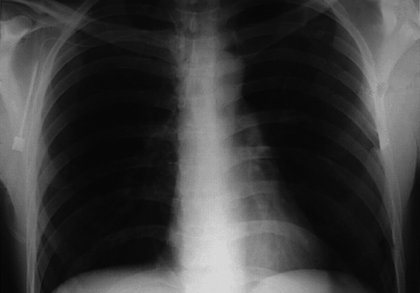
%> input picture project8_JOAO_GUEDES/chestXray.tif, 420 x 293 px, shrunk from 720 x 503 before the run
$ octave main_c.m   (GNU Octave 9; MATLAB toolbox functions it lacks are replaced by stand-ins)
%> lines starting %> are read from the running program, lines starting %| are printed output that depends on the picture
### project8_JOAO_GUEDES/toDouble01.m
% Converte uma imagem para double no intervalo [0,1]
function f = toDouble01(img)

originalClass = class(img);

if ismatrix(img)
    imgDouble = double(img);
end

% Ajustar a faixa de valores conforme a classe original
switch originalClass

    case 'uint8'
        f = imgDouble / 255;

    case 'uint16'
        f = imgDouble / 65535;

    case 'logical'
        % Imagem já possui valores 0 e 1
        f = imgDouble;

    otherwise
        % Tratamento para imagens single ou double
        minimumValue = min(imgDouble(:));
        maximumValue = max(imgDouble(:));

        % Verificar se a imagem já está no intervalo [0,1]
        if minimumValue >= 0 && maximumValue <= 1

            f = imgDouble;

            % Normalização para [0,1]
        elseif maximumValue > minimumValue

            f = (imgDouble - minimumValue) / (maximumValue - minimumValue);

        else
            % Imagem constante: evita divisão por zero
            f = zeros(size(imgDouble));
        end
end
end

### project8_JOAO_GUEDES/highEnphasisFilt.m
% Aplica filtragem de alta ênfase
function [H, HFE, Fbefore, Fafter] = highEnphasisFilt(a, b, f, type, show)

% Entradas:
%   a     - offset aplicado a todas as frequências
%   b     - multiplicador da componente passa-alta
%   f     - imagem de entrada
%   type  - 'ideal', 'btw' ou 'gaussian'
%   show  - true para exibir o filtro; false caso contrário

% Saídas:
%   H       - imagem filtrada
%   HFE     - função de transferência da alta ênfase
%   Fbefore - espectro centralizado da imagem original
%   Fafter  - espectro centralizado após a filtragem

    show = logical(show);

    % Conversão da imagem
    fDouble = toDouble01(f);

    [M, N] = size(fDouble);

    % Parâmetros

    % A assinatura solicitada não possui D0 nem n, então usa-se 10% da maior dimensão da imagem

    D0 = max(1, round(0.10 * max(M, N)));
    order = 2;

    % Filtro passa-baixa
    HLP = lpfilt(type, M, N, D0, order);

    % Filtro passa-alta
    HHP = 1 - HLP;

    % Filtro de alta ênfase
    HFE = a + b * HHP;

    % Transformada da imagem e centralização
    F = fft2(fDouble);
    Fbefore = fftShift2D(F);

    % Filtragem
    Fafter = HFE .* Fbefore;

    % Desfazer a centralização
    FafterUnshifted = ifftShift2D(Fafter);

    % Transformada inversa
    H = real(ifft2(FafterUnshifted));

    % Visualização do filtro
    if show
        plotStep = max(1, floor(min(M, N) / 100));

        figure('Name', 'Filtro de alta enfase');

        subplot(1, 2, 1);
        imagesc(HFE);
        axis image;
        colorbar;
        title(sprintf(['Alta enfase - 2D\n', ...
            'a=%.2f, b=%.2f, D0=%d, tipo=%s'], ...
            a, b, D0, type));
        xlabel('v');
        ylabel('u');

        subplot(1, 2, 2);
        mesh(HFE(1:plotStep:end, 1:plotStep:end));
        axis tight;
        title('Alta enfase - 3D');
        xlabel('v');
        ylabel('u');
        zlabel('H_{HFE}(u,v)');
    end
end

### project8_JOAO_GUEDES/lpfilt.m
% Constrói um filtro passa-baixa 2D
function H = lpfilt(type, M, N, D0, n)
% type:
%   'ideal'    -> passa-baixa ideal
%   'btw'      -> passa-baixa Butterworth
%   'gaussian' -> passa-baixa Gaussiano

% M, N: dimensões do filtro
% D0: raio de corte
% n: ordem do Butterworth

type = lower(char(type));

H = zeros(M, N);

% Posição do termo DC após a centralização
centerRow = floor(M / 2) + 1;
centerColumn = floor(N / 2) + 1;

for u = 1:M
    for v = 1:N

        deltaU = u - centerRow;
        deltaV = v - centerColumn;

        % Distância radial até o centro
        D = sqrt(deltaU^2 + deltaV^2);

        switch type
            case 'ideal'
                if D <= D0
                    H(u, v) = 1;
                else
                    H(u, v) = 0;
                end

            case {'btw', 'butterworth'}
                H(u, v) = 1 / ...
                    (1 + (D / D0)^(2 * n));

            case {'gaussian', 'gauss'}
                H(u, v) = exp(-(D^2) / (2 * D0^2));

            otherwise
                error('Tipo de filtro inválido');
        end
    end
end
end

### project8_JOAO_GUEDES/fftShift2D.m
% Centraliza uma matriz 2D
function shifted = fftShift2D(input)

    [M, N] = size(input);

    middleRow = ceil(M / 2);
    middleColumn = ceil(N / 2);

    rowOrder = [middleRow + 1:M, 1:middleRow];
    columnOrder = [middleColumn + 1:N, 1:middleColumn];

    shifted = input(rowOrder, columnOrder);
end

### project8_JOAO_GUEDES/ifftShift2D.m
% Desfaz a centralização de uma matriz 2D
function unshifted = ifftShift2D(input)

    [M, N] = size(input);

    middleRow = floor(M / 2);
    middleColumn = floor(N / 2);

    rowOrder = [middleRow + 1:M, 1:middleRow];
    columnOrder = [middleColumn + 1:N, 1:middleColumn];

    unshifted = input(rowOrder, columnOrder);
end

### project8_JOAO_GUEDES/main_c.m
clear;
close all;
clc;

% Leitura da imagem
inputImage = imread('chestXray.tif');
%> inputImage is the input picture: size 293x420 uint8; min 5, max 219, mean 59.9

% Conversão para tons de cinza em [0,1]
f = toDouble01(inputImage);

[M, N] = size(f);
%> M = 293; N = 420

% Parâmetros de alta ênfase

a = 0.5;
b = 0.75;
type = 'gaussian';
showFilter = true;

% Aplicação do filtro de alta ênfase
[filteredImage, HFE, spectrumBefore, spectrumAfter] = highEnphasisFilt(a, b, f, type, showFilter);
%> after the loop in lpfilt, `for u = 1:M`:
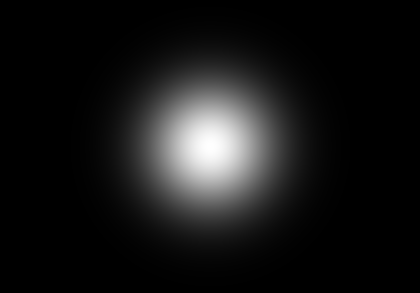
%> H: size 293x420 double; min 8.86e-09, max 1, mean 0.09
%> in highEnphasisFilt, `H = real(ifft2(FafterUnshifted));`:
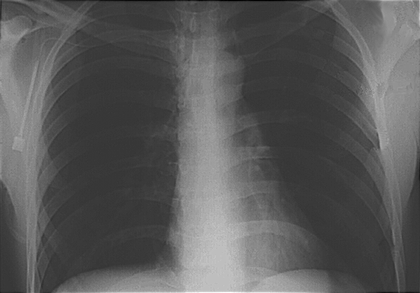
%> H: size 293x420 double; min -0.155, max 0.616, mean 0.117; drawn with min black and max white
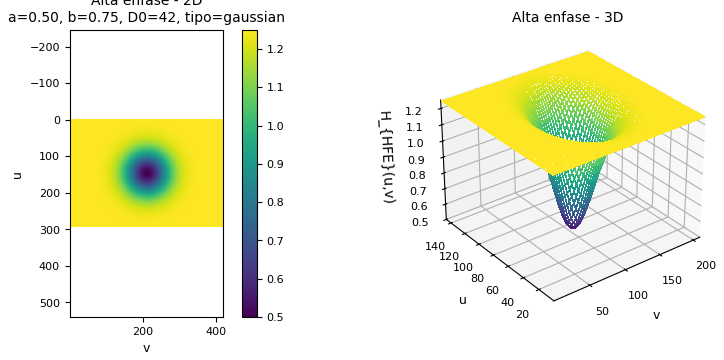
%> figure redrawn from the program's plot data, 2 panels
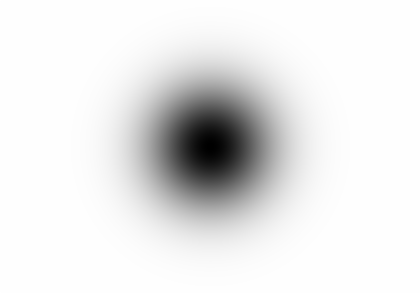
%> HFE: size 293x420 double; min 0.5, max 1.25, mean 1.18; drawn with min black and max white

% Normalização da imagem filtrada
%> (the run ends here)

$ run again, with project8_JOAO_GUEDES/woman.tif copied over project8_JOAO_GUEDES/chestXray.tif
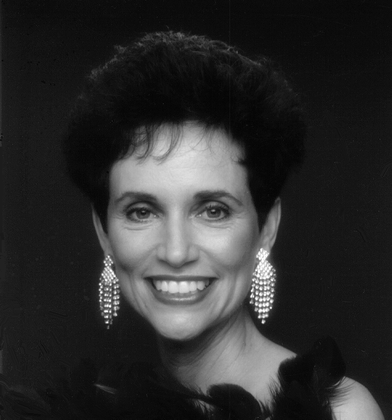
%> input picture project8_JOAO_GUEDES/woman.tif, 392 x 420 px, shrunk from 732 x 785 before the run
%> inputImage is the input picture: size 420x392 uint8; min 3, max 255, mean 46.4
%> after the loop in lpfilt, `for u = 1:M`:
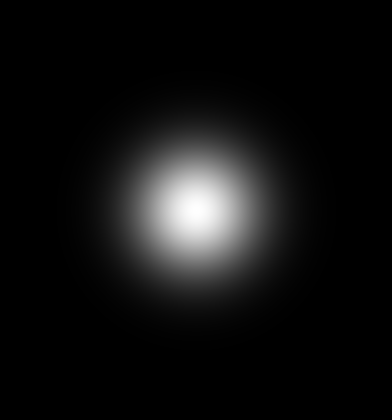
%> H: size 420x392 double; min 6.96e-11, max 1, mean 0.0673
%> `[filteredImage, HFE, spectrumBefore, spectrumAfter] = highEnphasisFilt..`:
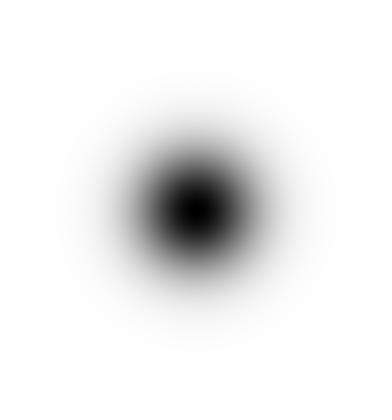
%> HFE: size 420x392 double; min 0.5, max 1.25, mean 1.2; drawn with min black and max white
